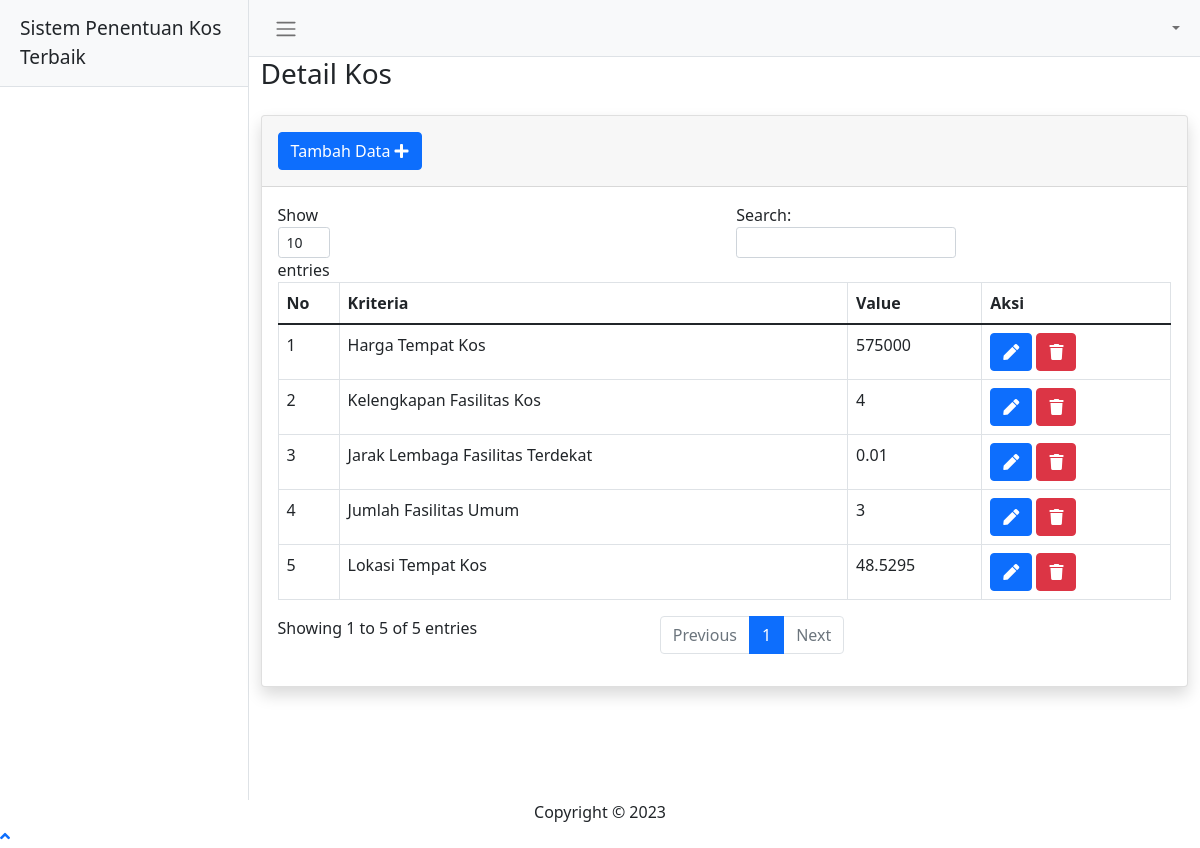
/detailkos/1, run on the app's committed database.
### tables this page shows
CREATE TABLE `tb_detail_kos` (
  `id_detail_kos` int(11) NOT NULL,
  `id_kriteria` int(11) DEFAULT NULL,
  `id_kos` int(11) DEFAULT NULL,
  `value` float DEFAULT NULL
);

CREATE TABLE `tb_kriteria` (
  `id_kriteria` int(11) NOT NULL,
  `kode_kriteria` varchar(255) DEFAULT NULL,
  `nama_kriteria` varchar(255) DEFAULT NULL,
  `bobot_kriteria` float NOT NULL
);

### application/controllers/Detailkos.php (called while the page is built, shortened)
<?php
class Detailkos extends CI_Controller
{
    public function __construct()
    {
        $this->load->model('MDetailkos');
        $this->load->model('MKriteria');
        $this->load->library('form_validation');
    }
    public function index($id_kos)
    {
        $data['id_kos'] = $id_kos;
        $data['kos'] = $this->MDetailkos->getAll($id_kos);
        $this->load->view('Themes/Header', $data);
        $this->load->view('Themes/Menu');
        $this->load->view('Detailkos/Index');
        $this->load->view('Themes/Footer');
        $this->load->view('Themes/Scripts');
    }
}

### index.php (called while the page is built, shortened)
<?php
require_once BASEPATH.'core/CodeIgniter.php';

### application/models/MDetailkos.php (called while the page is built, shortened)
<?php
class MDetailkos extends CI_Model
{
    public function getAll($id_kos)
    {
        $this->db->join('tb_kriteria', 'tb_detail_kos.id_kriteria = tb_kriteria.id_kriteria');
        $query = $this->db->get_where('tb_detail_kos', ['id_kos' => $id_kos]);
        return $query->result_array();
    }
}

### application/views/Detailkos/Index.php (the view, shortened to what this page needs)
<div class="container-fluid">
    <div class="d-sm-flex align-items-center justify-content-between mb-4">
        <h1 class="h3 mb-0 text-gray-800">Detail Kos</h1>
    </div>
    <div class="card shadow mb-4">
        <div class="card-header py-3">
            <a href="<?= base_url('add-detailkos/') . $id_kos ?>" class="btn btn-primary float-right">Tambah Data <i class="fas fa-plus"></i></a>
        </div>
        <div class="card-body">
            <div class="table-responsive">
                <table class="table table-bordered" id="dataTable" width="100%" cellspacing="0">
                    <thead>
                        <tr>
                            <th>No</th>
                            <th>Kriteria</th>
                            <th>Value</th>
                            <th>Aksi</th>
                        </tr>
                    </thead>
                    <tbody>
                        <?php
                        $no = 1;
                        foreach ($kos as $data) : ?>
                            <tr>
                                <td><?= $no++ ?></td>
                                <td><?= $data['nama_kriteria'] ?></td>
                                <td><?= $data['value'] ?></td>
                                <td>
                                    <a href="<?= base_url('update-detailkos/') . $data['id_kos'] . '/' . $data['id_detail_kos'] ?>" class="btn btn-primary" title="Ubah"><i class="fas fa-pen"></i></a>
                                    <a href="<?= base_url('delete-detailkos/') . $data['id_kos'] . '/' . $data['id_detail_kos'] ?>" class="btn btn-danger" title="Hapus" onclick="return confirm('Yakin akan menghapus data?')"><i class="fas fa-trash"></i></a>
                                </td>
                            </tr>
                        <?php endforeach; ?>
                    </tbody>
                </table>
            </div>
        </div>
    </div>
</div>

### data on the page
tb_detail_kos: id_kriteria.nama_kriteria "Harga Tempat Kos", value "575000"
tb_detail_kos: id_kriteria.nama_kriteria "Kelengkapan Fasilitas Kos", value "4"
tb_detail_kos: id_kriteria.nama_kriteria "Jarak Lembaga Fasilitas Terdekat", value "0.01"
tb_detail_kos: id_kriteria.nama_kriteria "Jumlah Fasilitas Umum", value "3"
tb_detail_kos: id_kriteria.nama_kriteria "Lokasi Tempat Kos", value "48.5295"
